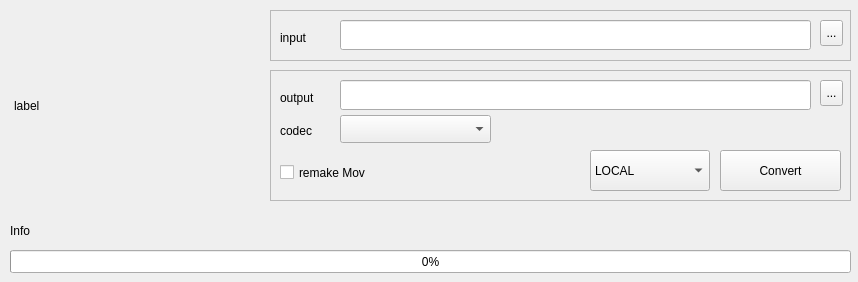
<?xml version="1.0" encoding="UTF-8"?>
<ui version="4.0">
 <class>MainWindow</class>
 <widget class="QMainWindow" name="MainWindow">
  <property name="geometry">
   <rect>
    <x>0</x>
    <y>0</y>
    <width>858</width>
    <height>282</height>
   </rect>
  </property>
  <property name="sizePolicy">
   <sizepolicy hsizetype="Fixed" vsizetype="Fixed">
    <horstretch>0</horstretch>
    <verstretch>0</verstretch>
   </sizepolicy>
  </property>
  <property name="windowTitle">
   <string>MainWindow</string>
  </property>
  <widget class="QWidget" name="centralwidget">
   <widget class="QFrame" name="input_frame">
    <property name="geometry">
     <rect>
      <x>270</x>
      <y>10</y>
      <width>581</width>
      <height>51</height>
     </rect>
    </property>
    <property name="frameShape">
     <enum>QFrame::StyledPanel</enum>
    </property>
    <property name="frameShadow">
     <enum>QFrame::Raised</enum>
    </property>
    <widget class="QLineEdit" name="input_lineEdit">
     <property name="geometry">
      <rect>
       <x>70</x>
       <y>10</y>
       <width>471</width>
       <height>30</height>
      </rect>
     </property>
     <property name="minimumSize">
      <size>
       <width>0</width>
       <height>30</height>
      </size>
     </property>
    </widget>
    <widget class="QLabel" name="input_label">
     <property name="geometry">
      <rect>
       <x>10</x>
       <y>17</y>
       <width>41</width>
       <height>21</height>
      </rect>
     </property>
     <property name="text">
      <string>input</string>
     </property>
    </widget>
    <widget class="QToolButton" name="findInput_pushButton">
     <property name="geometry">
      <rect>
       <x>550</x>
       <y>10</y>
       <width>23</width>
       <height>26</height>
      </rect>
     </property>
     <property name="text">
      <string>...</string>
     </property>
    </widget>
   </widget>
   <widget class="QFrame" name="output_frame">
    <property name="geometry">
     <rect>
      <x>270</x>
      <y>70</y>
      <width>581</width>
      <height>131</height>
     </rect>
    </property>
    <property name="frameShape">
     <enum>QFrame::StyledPanel</enum>
    </property>
    <property name="frameShadow">
     <enum>QFrame::Raised</enum>
    </property>
    <widget class="QLineEdit" name="output_lineEdit">
     <property name="geometry">
      <rect>
       <x>70</x>
       <y>10</y>
       <width>471</width>
       <height>30</height>
      </rect>
     </property>
     <property name="minimumSize">
      <size>
       <width>0</width>
       <height>30</height>
      </size>
     </property>
    </widget>
    <widget class="QLabel" name="output_label">
     <property name="geometry">
      <rect>
       <x>10</x>
       <y>17</y>
       <width>51</width>
       <height>21</height>
      </rect>
     </property>
     <property name="text">
      <string>output</string>
     </property>
    </widget>
    <widget class="QComboBox" name="codec_comboBox">
     <property name="geometry">
      <rect>
       <x>70</x>
       <y>45</y>
       <width>151</width>
       <height>28</height>
      </rect>
     </property>
    </widget>
    <widget class="QLabel" name="codec_label">
     <property name="geometry">
      <rect>
       <x>10</x>
       <y>50</y>
       <width>51</width>
       <height>21</height>
      </rect>
     </property>
     <property name="text">
      <string>codec</string>
     </property>
    </widget>
    <widget class="QPushButton" name="convert_pushButton">
     <property name="geometry">
      <rect>
       <x>450</x>
       <y>80</y>
       <width>121</width>
       <height>41</height>
      </rect>
     </property>
     <property name="sizePolicy">
      <sizepolicy hsizetype="Fixed" vsizetype="Fixed">
       <horstretch>0</horstretch>
       <verstretch>0</verstretch>
      </sizepolicy>
     </property>
     <property name="text">
      <string>Convert</string>
     </property>
    </widget>
    <widget class="QToolButton" name="findOutput_pushButton">
     <property name="geometry">
      <rect>
       <x>550</x>
       <y>10</y>
       <width>23</width>
       <height>26</height>
      </rect>
     </property>
     <property name="text">
      <string>...</string>
     </property>
    </widget>
    <widget class="QComboBox" name="machineType_comboBox">
     <property name="geometry">
      <rect>
       <x>320</x>
       <y>80</y>
       <width>120</width>
       <height>41</height>
      </rect>
     </property>
     <item>
      <property name="text">
       <string>LOCAL</string>
      </property>
     </item>
     <item>
      <property name="text">
       <string>TRACTOR</string>
      </property>
     </item>
    </widget>
    <widget class="QCheckBox" name="remakeMov_checkBox">
     <property name="geometry">
      <rect>
       <x>10</x>
       <y>90</y>
       <width>111</width>
       <height>25</height>
      </rect>
     </property>
     <property name="text">
      <string>remake Mov</string>
     </property>
    </widget>
   </widget>
   <widget class="QProgressBar" name="progressBar">
    <property name="geometry">
     <rect>
      <x>10</x>
      <y>250</y>
      <width>841</width>
      <height>23</height>
     </rect>
    </property>
    <property name="value">
     <number>0</number>
    </property>
   </widget>
   <widget class="QLabel" name="info_label">
    <property name="geometry">
     <rect>
      <x>10</x>
      <y>220</y>
      <width>841</width>
      <height>21</height>
     </rect>
    </property>
    <property name="text">
     <string>Info</string>
    </property>
   </widget>
   <widget class="QLabel" name="logo_label">
    <property name="geometry">
     <rect>
      <x>14</x>
      <y>10</y>
      <width>241</width>
      <height>191</height>
     </rect>
    </property>
    <property name="sizePolicy">
     <sizepolicy hsizetype="Expanding" vsizetype="Expanding">
      <horstretch>0</horstretch>
      <verstretch>0</verstretch>
     </sizepolicy>
    </property>
    <property name="text">
     <string>label</string>
    </property>
   </widget>
  </widget>
 </widget>
 <resources/>
 <connections/>
</ui>
